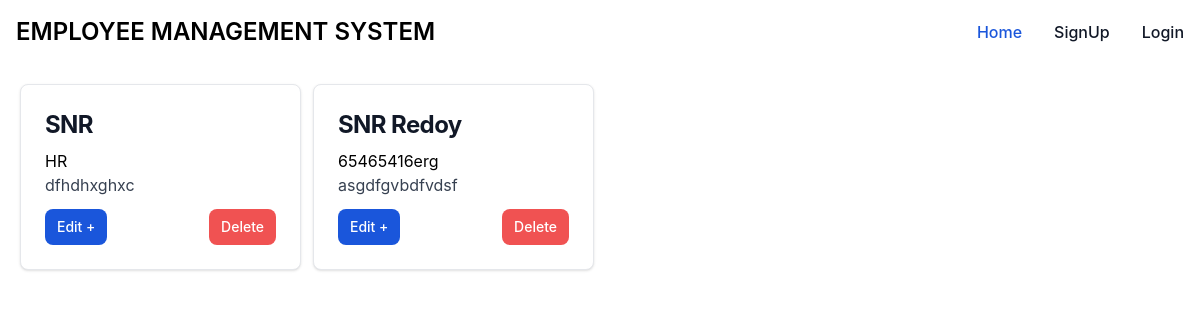
Before: / with the older database file.
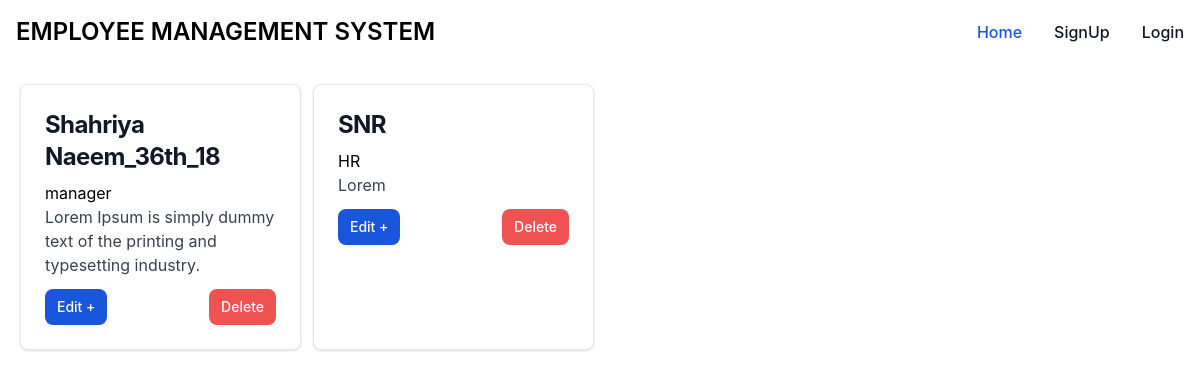
After: the same page with the newer database file.
### employee/models.py (models this page shows, shortened)
class Employee(models.Model):
    DESIGNATION_CHOICES = [
        ("manager", "Manager"),
        ("developer", "Developer"),
        ("designer", "Designer"),
        ("hr", "HR"),
        ("sales", "Sales"),
    ]
    name = models.CharField(max_length=100)
    address = models.CharField(max_length=255)
    phone_number = models.CharField(max_length=15, unique=True)
    salary = models.DecimalField(max_digits=10, decimal_places=2)
    designation = models.CharField(max_length=100, choices=DESIGNATION_CHOICES)
    description = models.TextField()

### employee/views.py (the view)
# urls.py: path("", HomeView.as_view(), name="home"),
class HomeView(ListView):
    model = Employee
    template_name = "employee/home.html"
    context_object_name = "employee"
    ordering = ["-id"]

### template/employee/home.html (shortened to what this page needs)
{% extends "base.html" %} {% block title %} Employee {% endblock title %}
{% block content %}
  <div class="grid sm:grid-cols-1 md:grid-cols-3 lg:grid-cols-4 xl:grid-cols-5 gap-3 p-5">
    {% for data in employee %}
      <div class="max-w-sm p-6 bg-white border border-gray-200 rounded-lg shadow dark:bg-gray-800 ">
          <a href="{% url "detail" data.id %}">
            <h5 class="mb-2 text-2xl font-bold tracking-tight text-gray-900 dark:text-white"> {{data.name}}</h5>
            <p> {{data.designation}}</p>
          </a>
          <p class="mb-3 font-normal text-gray-700 dark:text-gray-400">{{data.description}}</p>
          <div class='flex justify-between'>
            <a href="{% url "update" data.id %}" class="inline-flex items-center px-3 py-2 text-sm font-medium text-center text-white bg-blue-700 rounded-lg hover:bg-blue-800 focus:ring-4 focus:outline-none focus:ring-blue-300 ">
              Edit +</a>
            <a href="{% url "delete" data.id %}" class="inline-flex items-center px-3 py-2 text-sm font-medium text-center text-white bg-red-500 rounded-lg hover:bg-red-600 focus:ring-4 focus:outline-none focus:ring-red-300 ">
              Delete</a>
          </div>
        </div>
    {% endfor %}
  </div>
{% endblock content %}

### template/base.html (shortened to what this page needs)
<html lang="en"></html>
  <head>
    <link
      href="https://unpkg.com/tailwindcss@^1.0/dist/tailwind.min.css"
      rel="stylesheet"
    />
    <link
      href="https://cdn.jsdelivr.net/npm/flowbite@2.4.1/dist/flowbite.min.css"
      rel="stylesheet"
    />
  </head>
  <body>
    <div>{% include "Navbar.html" %}</div>
    {% block content %}{% endblock content %}
  </body>
</html>

### template/navbar.html (shortened to what this page needs)
{% block content %}
<nav class="sticky top-0 z-10 bg-white text-black">
  <div
    class="max-w-screen-xl flex flex-wrap items-center justify-between mx-auto p-4"
  >
    <a href="/" class="flex items-center space-x-3 rtl:space-x-reverse">
      <span
        class="self-center text-2xl font-semibold whitespace-nowrap uppercase"
        >Employee Management System</span
      >
    </a>
    <div class="hidden w-full md:block md:w-auto" id="navbar-default">
      <ul
        class="font-medium flex flex-col p-4 md:p-0 mt-4 border border-gray-100 rounded-lg bg-gray-50 md:flex-row md:space-x-8 rtl:space-x-reverse md:mt-0 md:border-0 md:bg-white"
      >
        {% if user.is_authenticated %}
         <li>
          <a
            href="{% url "home" %}"
            class="block py-2 px-3 text-white bg-blue-700 rounded md:bg-transparent md:text-blue-700 md:p-0"
            aria-current="page"
            >Home</a
          >
        </li>
        <li>
          <a
            href="{% url "create" %}"
            class="block py-2 px-3 text-gray-900 rounded hover:bg-gray-100 md:hover:bg-transparent md:border-0 md:hover:text-blue-700 md:p-0 dark:text-white md:dark:hover:text-blue-500"
            >Add Employee</a
          >
        </li>
        <li>
          <a
            href="{% url "profile" %}"
            class="block py-2 px-3 text-gray-900 rounded hover:bg-gray-100 md:hover:bg-transparent md:border-0 md:hover:text-blue-700 md:p-0 dark:text-white md:dark:hover:text-blue-500"
            >Profile
          </a>
        </li>
        <li>
          <a
            href="{% url "logout" %}"
            class="block py-2 px-3 text-gray-900 rounded hover:bg-gray-100 md:hover:bg-transparent md:border-0 md:hover:text-blue-700 md:p-0 dark:text-white md:dark:hover:text-blue-500 dark:hover:bg-gray-700"
            >Logout</a
          >
        </li>
        {% else %}
        <li>
          <a
            href="/"
            class="block py-2 px-3 text-white bg-blue-700 rounded md:bg-transparent md:text-blue-700 md:p-0"
            aria-current="page"
            >Home</a
          >
        </li>
       <li>
          <a
            href="{% url "signup" %}"
            class="block py-2 px-3 text-gray-900 rounded hover:bg-gray-100 md:hover:bg-transparent md:border-0 md:hover:text-blue-700 md:p-0 dark:text-white md:dark:hover:text-blue-500 dark:hover:bg-gray-700"
            >SignUp</a
          >
        </li>
        <li>
          <a
            href="{% url "signin" %}""
            class="block py-2 px-3 text-gray-900 rounded hover:bg-gray-100 md:hover:bg-transparent md:border-0 md:hover:text-blue-700 md:p-0 dark:text-white md:dark:hover:text-blue-500 dark:hover:bg-gray-700"
            >Login</a
          >
        </li>
        {% endif %}
      </ul>
    </div>
  </div>
</nav>
{% endblock content %}

Changed rows visible on the page:
removed Employee: name "SNR Redoy", designation "65465416erg", description "asgdfgvbdfvdsf"
added Employee: name "Shahriya Naeem_36th_18", designation "manager", description "Lorem Ipsum is simply dummy text of the printing and typesetting industry."
changed Employee "SNR": description "dfhdhxghxc" → "Lorem"
